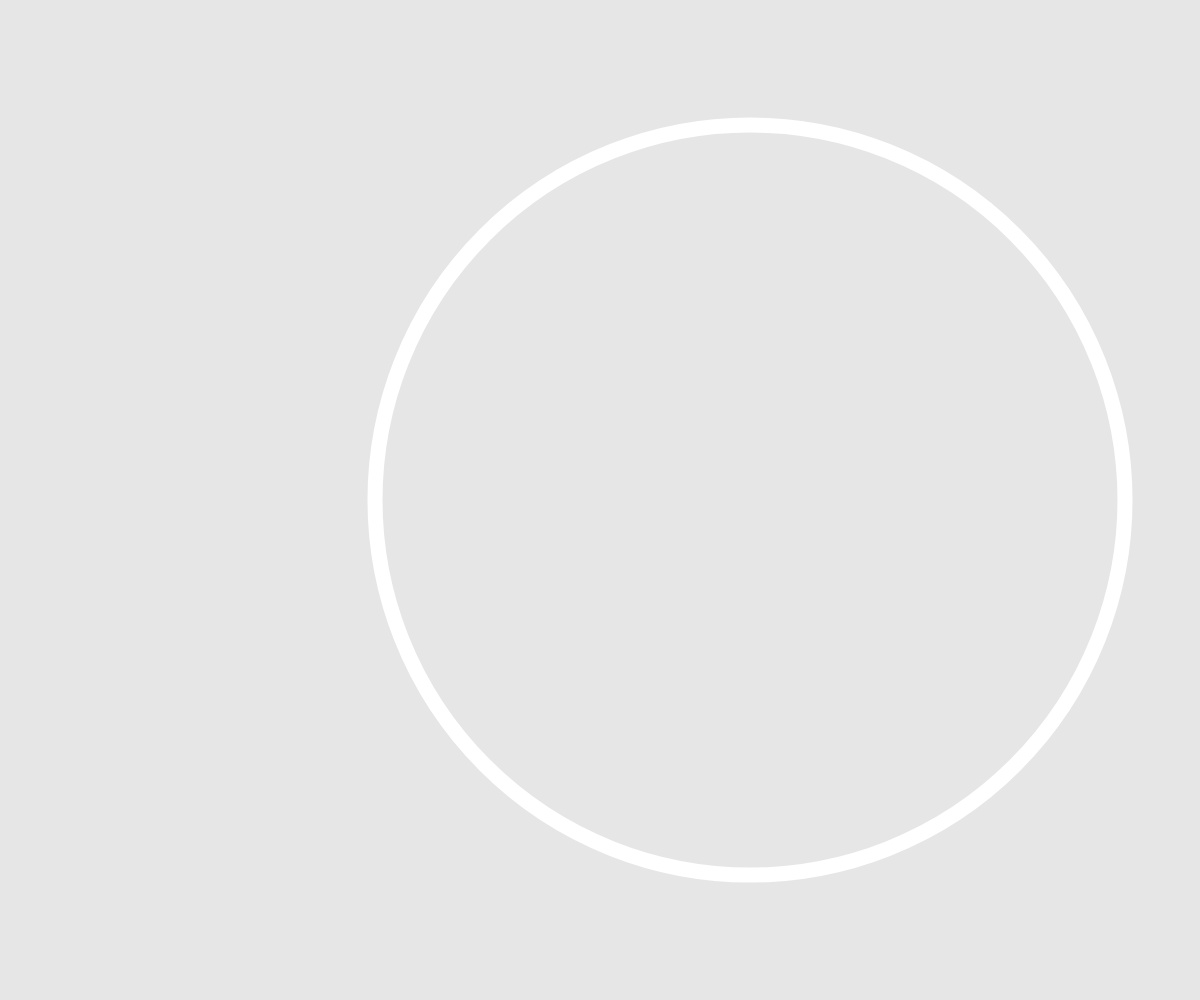
Frame 1 (no input)
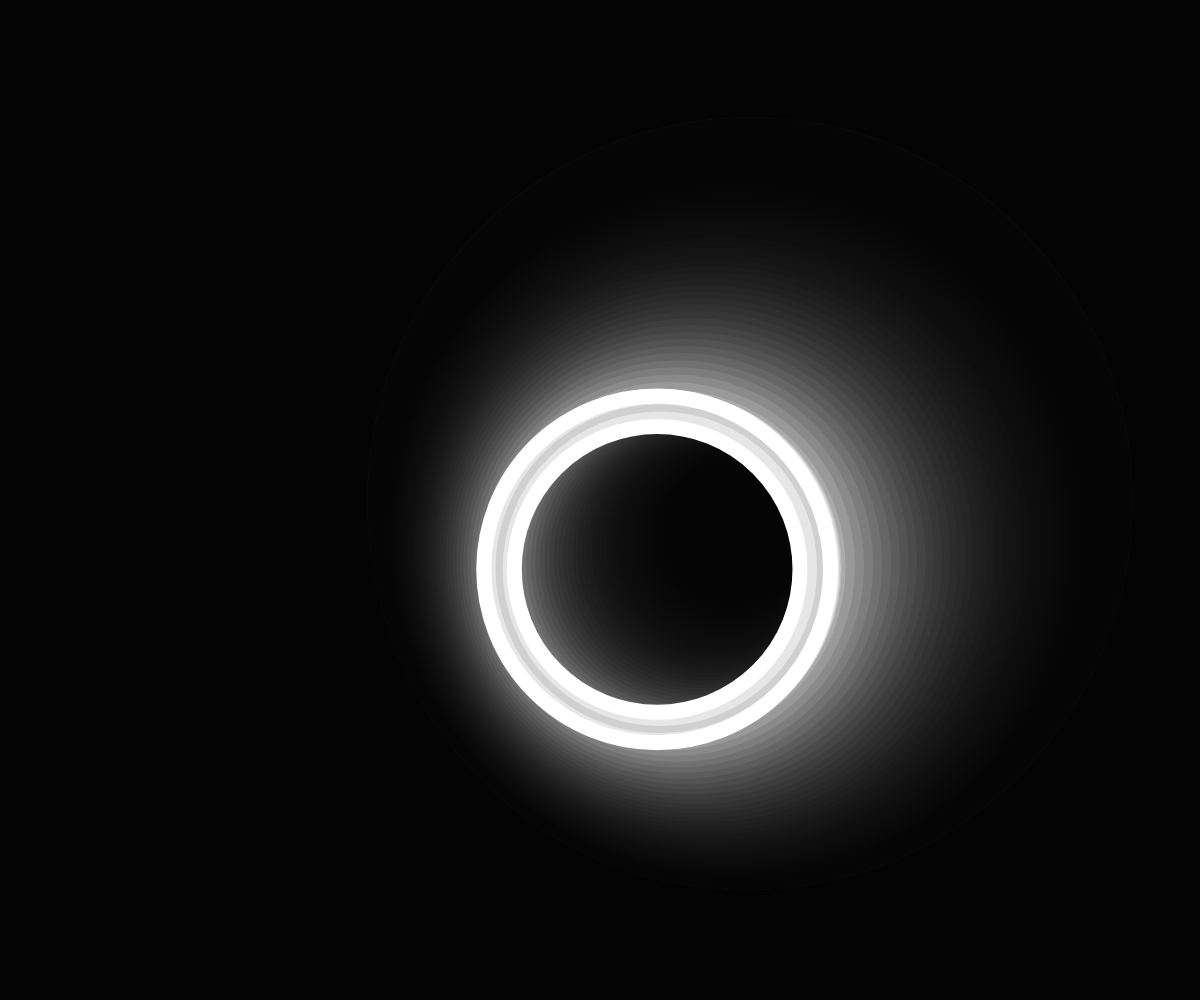
Frame 60 (no input)
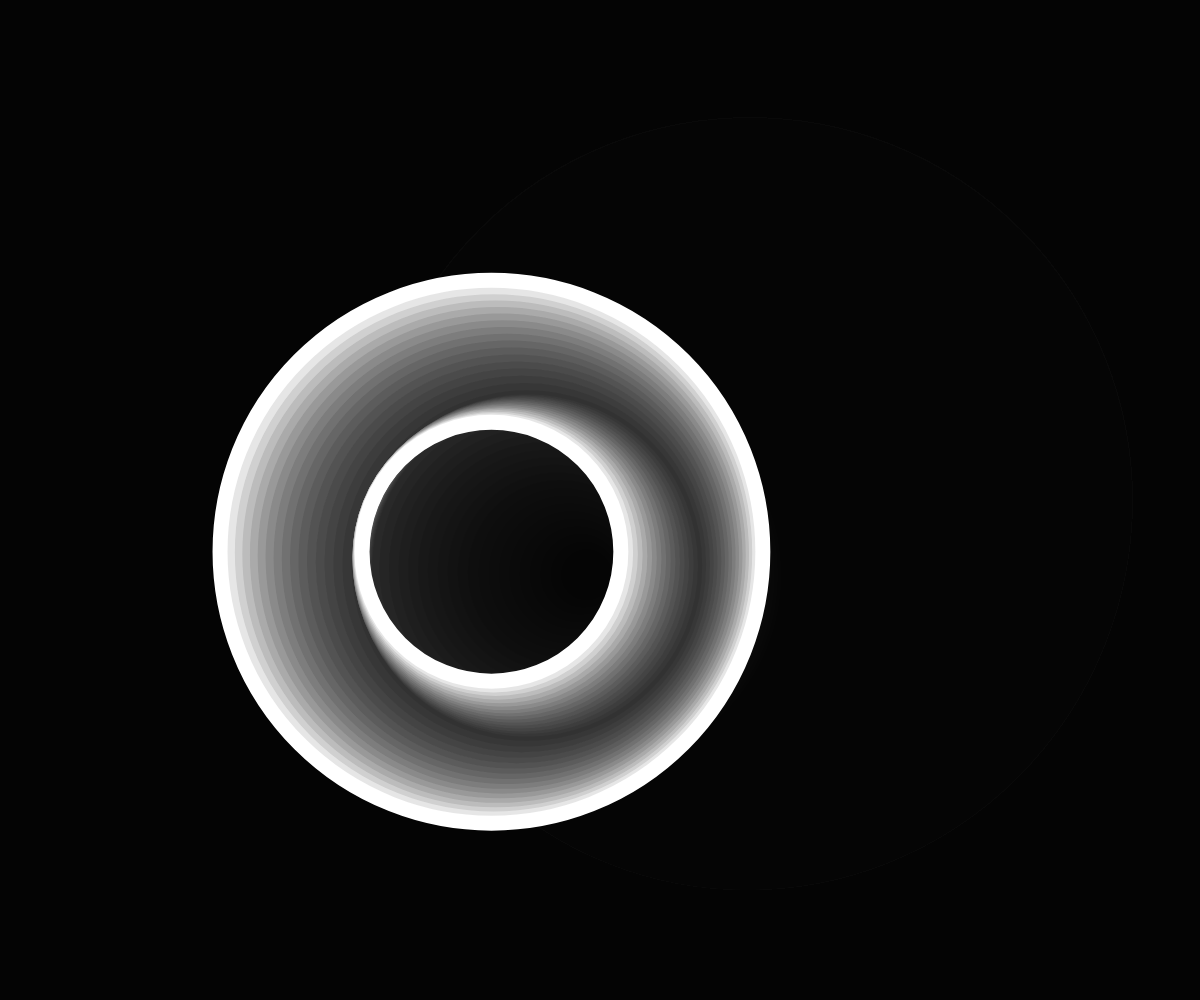
Frame 120 (the mouse pressed at the canvas centre since frame 60)

The p5.js sketch that drew these frames (run headless with seeded random() and noise() and a simulated clock; from frame 60 on, the mouse is pressed at the canvas centre):

// p5.js sketch
// ── sketch.js


let angle = 0;

function setup() {
  createCanvas(windowWidth, windowHeight);
  noFill();
  stroke(255);
}

function windowResized() {
  resizeCanvas(windowWidth, windowHeight);
  background(0);
}

function draw() {
  background(0, 25);

  translate(width / 2, height / 2);

  // responsiveness properties and mapping the motion of the circle to trig waves
  let minDimension = min(width, height);

  strokeWeight(minDimension * 0.015);

  let radius = minDimension * 0.15;
  let x = cos(angle) * radius;
  let y = sin(angle) * radius/2;

  circle(x, y, radius * y/30);
circle(x, y, radius * x/30);
  angle += 0.02;
}
